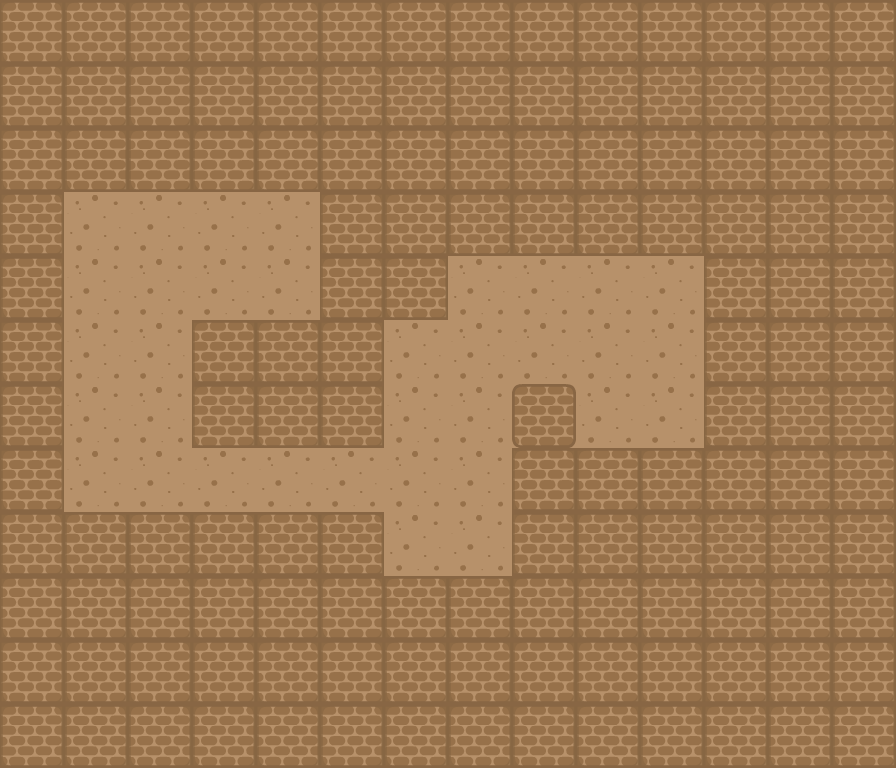

Rendered tile map (Tiled .tmx) drawn with the repository's tilesets; below, a short description and the map source with its tile grids summarised:
An orthogonal 14x12 tile map with 64x64 px tiles, 2 tile layers (ground, graphics), 2 tilesets and 138 objects.

<map version="1.0" tiledversion="1.1.3" orientation="orthogonal" renderorder="right-down" width="14" height="12" tilewidth="64" tileheight="64" infinite="0" nextobjectid="169">
 <tileset firstgid="1" name="sprites" tilewidth="64" tileheight="64" tilecount="36" columns="6">
  <image source="sprites.png" width="421" height="421" />
 </tileset>
 <tileset firstgid="37" name="sprites" tilewidth="64" tileheight="64" tilecount="36" columns="6">
  <image source="sprites.png" width="421" height="421" />
 </tileset>
 <layer name="ground" width="14" height="12">
  <data>[168 cells, 168 non-empty, 1 distinct tile ids]</data>
 </layer>
 <layer name="graphics" width="14" height="12">
  <data>[168 cells, 134 non-empty, 2 distinct tile ids]</data>
 </layer>
 <objectgroup name="walls">
  <object id="1" x="0" y="0" width="64" height="64" />
  <object id="2" x="0" y="64" width="64" height="64" />
  <object id="3" x="0" y="128" width="64" height="64" />
  <object id="4" x="0" y="192" width="64" height="64" />
  <object id="5" x="0" y="256" width="64" height="64" />
  <object id="6" x="0" y="320" width="64" height="64" />
  <object id="7" x="0" y="384" width="64" height="64" />
  <object id="12" x="192" y="384" width="64" height="64" />
  <object id="13" x="192" y="320" width="64" height="64" />
  <object id="14" x="256" y="320" width="64" height="64" />
  <object id="15" x="256" y="384" width="64" height="64" />
  <object id="16" x="320" y="384" width="64" height="64" />
  <object id="17" x="320" y="320" width="64" height="64" />
  <object id="21" x="640" y="448" width="64" height="64" />
  <object id="22" x="0" y="576" width="64" height="64" />
  <object id="23" x="0" y="512" width="64" height="64" />
  <object id="25" x="0" y="448" width="64" height="64" />
  <object id="29" x="64" y="64" width="64" height="64" />
  <object id="30" x="128" y="128" width="64" height="64" />
  <object id="31" x="64" y="128" width="64" height="64" />
  <object id="32" x="192" y="64" width="64" height="64" />
  <object id="33" x="192" y="128" width="64" height="64" />
  <object id="34" x="256" y="128" width="64" height="64" />
  <object id="35" x="256" y="64" width="64" height="64" />
  <object id="36" x="320" y="64" width="64" height="64" />
  <object id="37" x="320" y="128" width="64" height="64" />
  <object id="38" x="384" y="128" width="64" height="64" />
  <object id="39" x="384" y="64" width="64" height="64" />
  <object id="40" x="448" y="64" width="64" height="64" />
  <object id="41" x="448" y="128" width="64" height="64" />
  <object id="42" x="128" y="64" width="64" height="64" />
  <object id="43" x="512" y="64" width="64" height="64" />
  <object id="44" x="512" y="128" width="64" height="64" />
  <object id="45" x="576" y="128" width="64" height="64" />
  <object id="46" x="576" y="64" width="64" height="64" />
  <object id="47" x="640" y="64" width="64" height="64" />
  <object id="48" x="640" y="128" width="64" height="64" />
  <object id="49" x="768" y="128" width="64" height="64" />
  <object id="50" x="704" y="128" width="64" height="64" />
  <object id="51" x="704" y="64" width="64" height="64" />
  <object id="52" x="768" y="64" width="64" height="64" />
  <object id="53" x="832" y="64" width="64" height="64" />
  <object id="54" x="832" y="128" width="64" height="64" />
  <object id="59" x="832" y="0" width="64" height="64" />
  <object id="60" x="768" y="0" width="64" height="64" />
  <object id="61" x="704" y="0" width="64" height="64" />
  <object id="62" x="640" y="0" width="64" height="64" />
  <object id="63" x="576" y="0" width="64" height="64" />
  <object id="64" x="512" y="0" width="64" height="64" />
  <object id="65" x="384" y="0" width="64" height="64" />
  <object id="66" x="448" y="0" width="64" height="64" />
  <object id="67" x="64" y="0" width="64" height="64" />
  <object id="68" x="128" y="0" width="64" height="64" />
  <object id="69" x="192" y="0" width="64" height="64" />
  <object id="70" x="256" y="0" width="64" height="64" />
  <object id="71" x="320" y="0" width="64" height="64" />
  <object id="72" x="832" y="640" width="64" height="64" />
  <object id="73" x="768" y="640" width="64" height="64" />
  <object id="74" x="704" y="640" width="64" height="64" />
  <object id="75" x="640" y="640" width="64" height="64" />
  <object id="76" x="576" y="640" width="64" height="64" />
  <object id="77" x="512" y="640" width="64" height="64" />
  <object id="78" x="384" y="640" width="64" height="64" />
  <object id="79" x="448" y="640" width="64" height="64" />
  <object id="82" x="192" y="640" width="64" height="64" />
  <object id="83" x="256" y="640" width="64" height="64" />
  <object id="84" x="320" y="640" width="64" height="64" />
  <object id="85" x="832" y="704" width="64" height="64" />
  <object id="86" x="768" y="704" width="64" height="64" />
  <object id="87" x="704" y="704" width="64" height="64" />
  <object id="88" x="640" y="704" width="64" height="64" />
  <object id="89" x="576" y="704" width="64" height="64" />
  <object id="90" x="512" y="704" width="64" height="64" />
  <object id="91" x="384" y="704" width="64" height="64" />
  <object id="92" x="448" y="704" width="64" height="64" />
  <object id="93" x="64" y="704" width="64" height="64" />
  <object id="94" x="128" y="704" width="64" height="64" />
  <object id="95" x="192" y="704" width="64" height="64" />
  <object id="96" x="256" y="704" width="64" height="64" />
  <object id="97" x="320" y="704" width="64" height="64" />
  <object id="98" x="0" y="640" width="64" height="64" />
  <object id="99" x="0" y="704" width="64" height="64" />
  <object id="101" x="192" y="576" width="64" height="64" />
  <object id="102" x="832" y="576" width="64" height="64" />
  <object id="103" x="768" y="576" width="64" height="64" />
  <object id="104" x="704" y="576" width="64" height="64" />
  <object id="105" x="640" y="576" width="64" height="64" />
  <object id="106" x="576" y="576" width="64" height="64" />
  <object id="107" x="512" y="576" width="64" height="64" />
  <object id="108" x="448" y="576" width="64" height="64" />
  <object id="109" x="384" y="576" width="64" height="64" />
  <object id="110" x="320" y="576" width="64" height="64" />
  <object id="111" x="256" y="576" width="64" height="64" />
  <object id="112" x="768" y="192" width="64" height="64" />
  <object id="113" x="768" y="512" width="64" height="64" />
  <object id="114" x="768" y="448" width="64" height="64" />
  <object id="115" x="768" y="384" width="64" height="64" />
  <object id="116" x="768" y="320" width="64" height="64" />
  <object id="117" x="768" y="256" width="64" height="64" />
  <object id="118" x="832" y="192" width="64" height="64" />
  <object id="119" x="834" y="514" width="64" height="64" />
  <object id="120" x="832" y="448" width="64" height="64" />
  <object id="121" x="832" y="384" width="64" height="64" />
  <object id="122" x="832" y="320" width="64" height="64" />
  <object id="123" x="832" y="256" width="64" height="64" />
  <object id="131" x="512" y="384" width="64" height="64" />
  <object id="132" x="512" y="512" width="64" height="64" />
  <object id="136" x="64" y="512" width="64" height="64" />
  <object id="137" x="64" y="576" width="64" height="64" />
  <object id="138" x="128" y="576" width="64" height="64" />
  <object id="139" x="128" y="640" width="64" height="64" />
  <object id="140" x="64" y="640" width="64" height="64" />
  <object id="141" x="576" y="512" width="64" height="64" />
  <object id="142" x="640" y="512" width="64" height="64" />
  <object id="143" x="704" y="512" width="64" height="64" />
  <object id="144" x="704" y="448" width="64" height="64" />
  </objectgroup>
 <objectgroup name="blocks">
  <!-- 4 objects omitted --></objectgroup>
 <objectgroup name="targets">
  <!-- 2 objects omitted --></objectgroup>
</map>
<!-- 22 of 138 objects omitted -->
